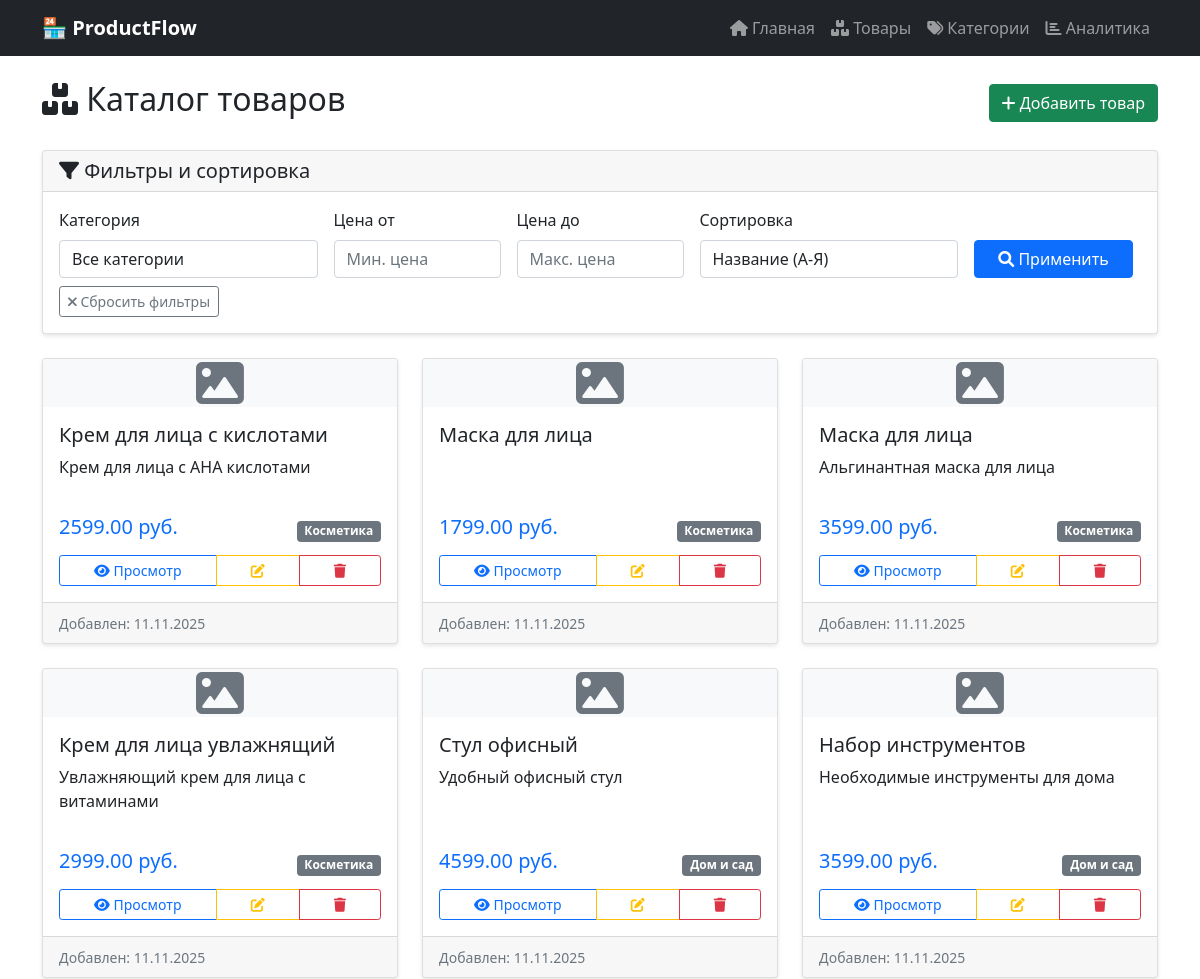
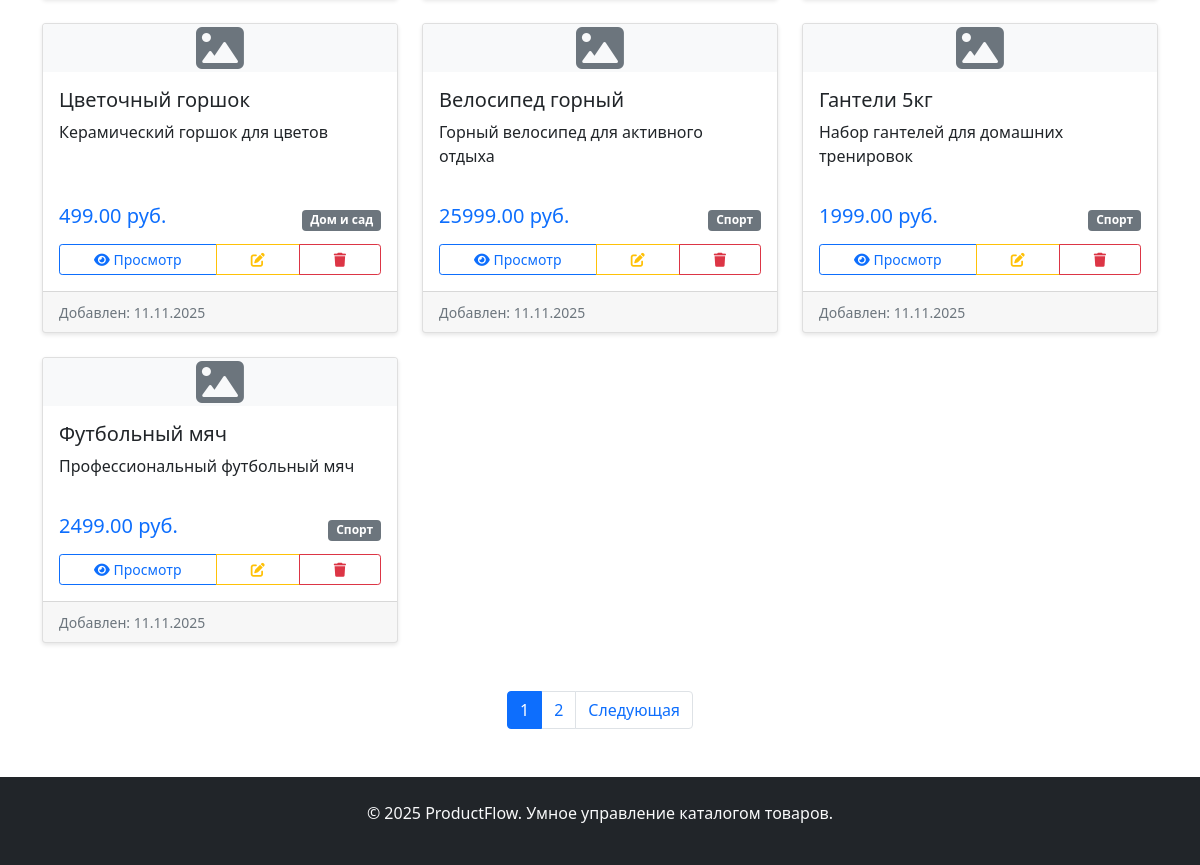
Screenshot of /products/ with the database file from the repository (2 pictures, top to bottom).
### catalog/models.py (models this page shows, shortened)
class Product(models.Model):
    name = models.CharField(max_length=200, verbose_name="Название товара")
    description = models.TextField(blank=True, verbose_name="Описание")
    price = models.DecimalField(
        max_digits=10,
        decimal_places=2,
        validators=[MinValueValidator(0)],
        verbose_name="Цена"
    )
    category = models.ForeignKey(
        Category,
        on_delete=models.CASCADE,
        related_name='products',
        verbose_name="Категория"
    )
    image = models.ImageField(
        upload_to='products/',
        blank=True,
        null=True,
        verbose_name="Изображение товара"
    )
    created_at = models.DateTimeField(auto_now_add=True, verbose_name="Дата добавления")
    updated_at = models.DateTimeField(auto_now=True, verbose_name="Дата обновления")
    class Meta:
        verbose_name = "Товар"
        verbose_name_plural = "Товары"
        ordering = ['-created_at']

class Category(models.Model):
    name = models.CharField(max_length=100, unique=True, verbose_name="Название категории")
    created_at = models.DateTimeField(auto_now_add=True, verbose_name="Дата создания")
    updated_at = models.DateTimeField(auto_now=True, verbose_name="Дата обновления")
    class Meta:
        verbose_name = "Категория"
        verbose_name_plural = "Категории"
        ordering = ['name']
    def __str__(self):
        return self.name

### catalog/views.py (the view)
# urls.py: path('', views.ProductListView.as_view(), name='product_list'),
class ProductListView(ListView):
    model = Product
    template_name = 'catalog/product_list.html'
    context_object_name = 'products'
    paginate_by = 10
    def get_queryset(self):
        queryset = Product.objects.select_related('category').all()
        form = ProductFilterForm(self.request.GET)
        if form.is_valid():
            category = form.cleaned_data.get('category')
            min_price = form.cleaned_data.get('min_price')
            max_price = form.cleaned_data.get('max_price')
            sort_by = form.cleaned_data.get('sort_by') or '-created_at'
            if category:
                queryset = queryset.filter(category=category)
            if min_price:
                queryset = queryset.filter(price__gte=min_price)
            if max_price:
                queryset = queryset.filter(price__lte=max_price)
            queryset = queryset.order_by(sort_by)
        return queryset
    def get_context_data(self, **kwargs):
        context = super().get_context_data(**kwargs)
        context['filter_form'] = ProductFilterForm(self.request.GET)
        context['categories'] = Category.objects.all()
        return context

### templates/catalog/product_list.html (shortened to what this page needs)
{% extends 'base.html' %}
{% block content %}
<div class="d-flex justify-content-between align-items-center mb-4">
    <h2><i class="fas fa-boxes"></i> Каталог товаров</h2>
    <a href="{% url 'product_create' %}" class="btn btn-success">
        <i class="fas fa-plus"></i> Добавить товар
    </a>
</div>
<div class="card mb-4">
    <div class="card-header">
        <h5 class="card-title mb-0">
            <i class="fas fa-filter"></i> Фильтры и сортировка
        </h5>
    </div>
    <div class="card-body">
        <form method="get" class="row g-3">
            <div class="col-md-3">
                <label class="form-label">Категория</label>
                {{ filter_form.category }}
            </div>
            <div class="col-md-2">
                <label class="form-label">Цена от</label>
                {{ filter_form.min_price }}
            </div>
            <div class="col-md-2">
                <label class="form-label">Цена до</label>
                {{ filter_form.max_price }}
            </div>
            <div class="col-md-3">
                <label class="form-label">Сортировка</label>
                {{ filter_form.sort_by }}
            </div>
            <div class="col-md-2 d-flex align-items-end">
                <button type="submit" class="btn btn-primary w-100 me-2">
                    <i class="fas fa-search"></i> Применить
                </button>
            </div>
        </form>
        <div class="mt-2">
            <a href="{% url 'product_list' %}" class="btn btn-outline-secondary btn-sm">
                <i class="fas fa-times"></i> Сбросить фильтры
            </a>
        </div>
    </div>
</div>
{% if products %}
<div class="row">
    {% for product in products %}
    <div class="col-md-6 col-lg-4 mb-4">
        <div class="card h-100">
            {% if product.image %}
            <img src="{{ product.image.url }}" class="card-img-top product-image" alt="{{ product.name }}">
            {% else %}
            <div class="card-img-top product-image bg-light d-flex align-items-center justify-content-center">
                <i class="fas fa-image fa-3x text-muted"></i>
            </div>
            {% endif %}
            <div class="card-body d-flex flex-column">
                <h5 class="card-title">{{ product.name }}</h5>
                <p class="card-text flex-grow-1">
                    {{ product.description|truncatewords:15 }}
                </p>
                <div class="mt-auto">
                    <div class="d-flex justify-content-between align-items-center mb-2">
                        <span class="h5 text-primary">{{ product.price }} руб.</span>
                        <span class="badge bg-secondary">{{ product.category.name }}</span>
                    </div>
                    <div class="btn-group w-100">
                        <a href="{% url 'product_detail' product.pk %}" class="btn btn-sm btn-outline-primary">
                            <i class="fas fa-eye"></i> Просмотр
                        </a>
                        <a href="{% url 'product_update' product.pk %}" class="btn btn-sm btn-outline-warning">
                            <i class="fas fa-edit"></i>
                        </a>
                        <a href="{% url 'product_delete' product.pk %}" class="btn btn-sm btn-outline-danger">
                            <i class="fas fa-trash"></i>
                        </a>
                    </div>
                </div>
            </div>
            <div class="card-footer text-muted">
                <small>Добавлен: {{ product.created_at|date:"d.m.Y" }}</small>
            </div>
        </div>
    </div>
    {% endfor %}
</div>
{% if is_paginated %}
<nav aria-label="Page navigation" class="mt-4">
    <ul class="pagination justify-content-center">
        {% for num in page_obj.paginator.page_range %}
        <li class="page-item {% if page_obj.number == num %}active{% endif %}">
            <a class="page-link" href="?page={{ num }}">{{ num }}</a>
        </li>
        {% endfor %}
        {% if page_obj.has_next %}
        <li class="page-item">
            <a class="page-link" href="?page={{ page_obj.next_page_number }}">Следующая</a>
        </li>
        {% endif %}
    </ul>
</nav>
{% endif %}
{% endif %}
{% endblock %}

### templates/base.html (shortened to what this page needs)
<!DOCTYPE html>
<html lang="ru">
<head>
    <link href="https://cdn.jsdelivr.net/npm/bootstrap@5.1.3/dist/css/bootstrap.min.css" rel="stylesheet">
    <link href="https://cdnjs.cloudflare.com/ajax/libs/font-awesome/6.0.0/css/all.min.css" rel="stylesheet">
</head>
<body>
    <nav class="navbar navbar-expand-lg navbar-dark bg-dark">
        <div class="container">
            <a class="navbar-brand" href="{% url 'home' %}">
                🏪 ProductFlow
            </a>
            <div class="collapse navbar-collapse" id="navbarNav">
                <div class="navbar-nav ms-auto">
                    <a class="nav-link" href="{% url 'home' %}">
                        <i class="fas fa-home"></i> Главная
                    </a>
                    <a class="nav-link" href="{% url 'product_list' %}">
                        <i class="fas fa-boxes"></i> Товары
                    </a>
                    <a class="nav-link" href="{% url 'category_list' %}">
                        <i class="fas fa-tags"></i> Категории
                    </a>
                    <a class="nav-link" href="{% url 'analytics' %}">
                        <i class="fas fa-chart-bar"></i> Аналитика
                    </a>
                </div>
            </div>
        </div>
    </nav>
    <div class="container mt-4">
        {% block content %}
        {% endblock %}
    </div>
    <footer class="bg-dark text-light mt-5 py-4">
        <div class="container text-center">
            <p>&copy; 2025 ProductFlow. Умное управление каталогом товаров.</p>
        </div>
    </footer>
</body>
</html>

### templates/base.html (style rules this page uses)
.navbar-brand { font-weight: bold; }
.card { margin-bottom: 20px; box-shadow: 0 2px 4px rgba(0,0,0,0.1); transition: all 0.3s ease; }
.product-image { max-height: 200px; object-fit: cover; }
.nav-link { transition: all 0.2s ease; }

### rows the page displays
Product: name "Крем для лица с кислотами", description "Крем для лица с AHA кислотами", price "2599.00", category.name "Косметика", created_at "11.11.2025"
Product: name "Маска для лица", price "1799.00", category.name "Косметика", created_at "11.11.2025"
Product: name "Маска для лица", description "Альгинантная маска для лица", price "3599.00", category.name "Косметика", created_at "11.11.2025"
Product: name "Крем для лица увлажнящий", description "Увлажняющий крем для лица с витаминами", price "2999.00", category.name "Косметика", created_at "11.11.2025"
Product: name "Стул офисный", description "Удобный офисный стул", price "4599.00", category.name "Дом и сад", created_at "11.11.2025"
Product: name "Набор инструментов", description "Необходимые инструменты для дома", price "3599.00", category.name "Дом и сад", created_at "11.11.2025"
Product: name "Цветочный горшок", description "Керамический горшок для цветов", price "499.00", category.name "Дом и сад", created_at "11.11.2025"
Product: name "Велосипед горный", description "Горный велосипед для активного отдыха", price "25999.00", category.name "Спорт", created_at "11.11.2025"
Product: name "Гантели 5кг", description "Набор гантелей для домашних тренировок", price "1999.00", category.name "Спорт", created_at "11.11.2025"
Product: name "Футбольный мяч", description "Профессиональный футбольный мяч", price "2499.00", category.name "Спорт", created_at "11.11.2025"

### other values shown
{{ num }} "1" "2"
